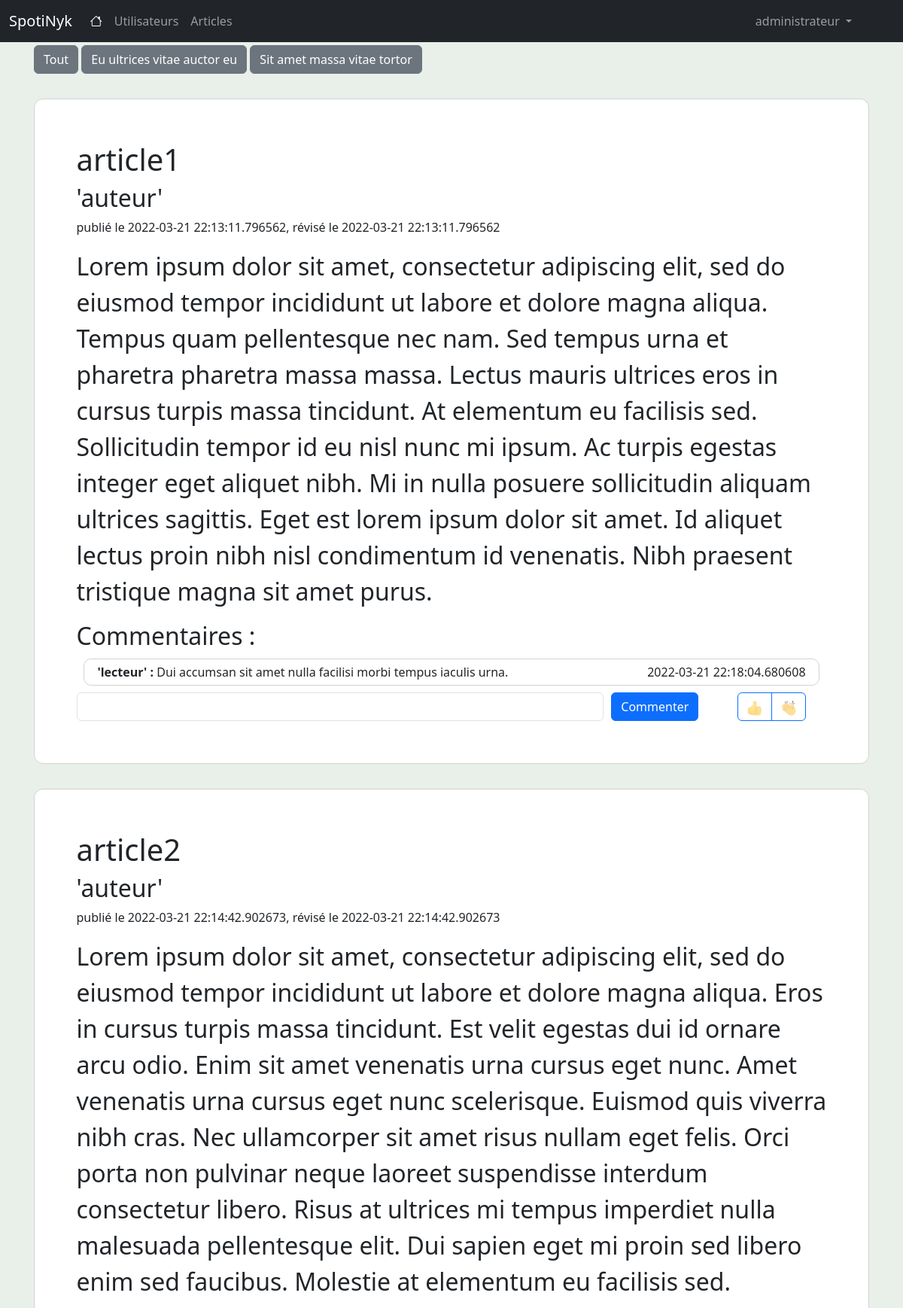
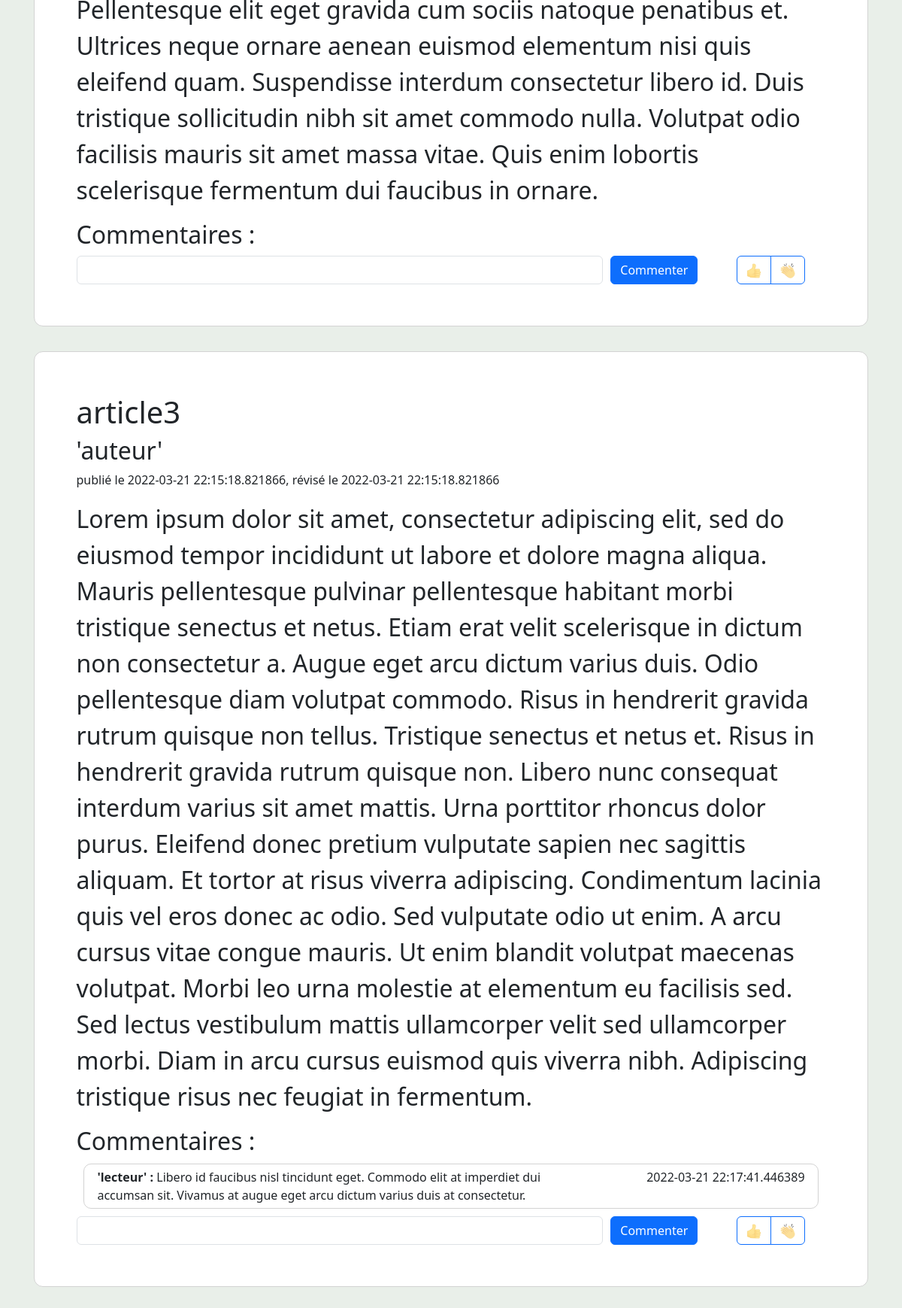
Page / (signed in) on the committed database (2 pictures, top to bottom).
### app/models/tables.py (models this page shows, shortened)
class Usagers(db.Model):
    id = db.Column(db.Integer, primary_key=True)
    username = db.Column(db.String(80), unique=True, nullable=False)
    email = db.Column(db.String(120), unique=True, nullable=False)
    password = db.Column(db.String(100), nullable=False)
    profil_id = db.Column(db.Integer, db.ForeignKey('profils.id'), nullable=False)
    def __repr__(self):
        return '%r' % self.username

class Balises(db.Model):
    id = db.Column(db.Integer, primary_key=True)
    description = db.Column(db.String(50), nullable=False)
    article_balise = db.relationship("ArticleBalise", back_populates="balise")

class Articles(db.Model):
    id = db.Column(db.Integer, primary_key=True)
    title = db.Column(db.String(80), nullable=False)
    text = db.Column(db.Text, nullable=False)
    date_publication = db.Column(db.DateTime, nullable=False, default=datetime.utcnow)
    date_revision = db.Column(db.DateTime, nullable=False, default=datetime.utcnow)
    usager_id = db.Column(db.Integer, db.ForeignKey('usagers.id'), nullable=False)
    statut = db.Column(db.Integer, nullable=False)
    usager = db.relationship('Usagers', backref=db.backref('articles', lazy=True))
    article_balise = db.relationship("ArticleBalise", back_populates="article")
    article_reaction = db.relationship("ArticleReaction", back_populates="article")

class ArticleBalise(db.Model):
    __tablename__ = 'Article-balise'
    id = db.Column(db.Integer, primary_key=True)
    article_id = db.Column(db.Integer, db.ForeignKey('articles.id'), nullable=False)
    balise_id = db.Column(db.Integer, db.ForeignKey('balises.id'), nullable=False)
    article = db.relationship("Articles", back_populates="article_balise")
    balise = db.relationship("Balises", back_populates="article_balise")

class Commentaires(db.Model):
    id = db.Column(db.Integer, primary_key=True)
    description = db.Column(db.String(80), nullable=False)
    article_id = db.Column(db.Integer, db.ForeignKey('articles.id'), nullable=False)
    usager_id = db.Column(db.Integer, db.ForeignKey('usagers.id'), nullable=False)
    date_publication = db.Column(db.DateTime, nullable=False, default=datetime.utcnow)
    usager = db.relationship('Usagers', backref=db.backref('commentaires', lazy=True))
    article = db.relationship('Articles', backref=db.backref('commentaires', lazy=True))

### app/controllers/default_controller.py (the view)
def index():
    articles = Articles.query.all()
    balises = Balises.query.all()
    commentaires = Commentaires.query.all()
    article_reaction = ArticleReaction.query.all()
    article_balise = ArticleBalise.query.all()
    balise = request.values.get('balise')
    if balise is None or balise =="":
        balise_id = None
    else :
        balise_id = int(balise)
    return render_template('index.html', articles=articles, commentaires=commentaires, article_reaction=article_reaction, article_balise=article_balise, balises=balises, balise_id=balise_id)

### app/ext/login.py (called while the page is built)
def init_app(app):
    lm.init_app(app)
    lm.login_view = 'default.login' #définir login_view : indiquer à Flask l'URL d'authentification des utilisateurs
    @lm.user_loader
    def load_usager(usager_id):
        return Usagers.query.get(usager_id)

### app/templates/index.html (shortened to what this page needs)
{% extends "base.html" %}
{% block content %}
    <form action="{{ url_for('default.index') }}" method="GET" enctype="multipart/form-data">
            <button type="submit" class="btn btn-secondary" name="balise">Tout</button>
        {% for balise in balises %}
            <button type="submit" class="btn btn-secondary" value="{{balise.id}}" name="balise">{{balise.description}}</button>
        {% endfor %}
    </form>
    {% for article in articles %}
        {% if article.statut == 1 %}
            {% for articleBalise in article_balise %}
                {% if articleBalise.article_id == article.id and (articleBalise.balise_id == balise_id or balise_id == None) %}
                    <div style="background-color: white; border-radius: 12px; border: 1px solid lightgray; margin: 3% auto; padding: 5%;">
                        <div>
                            <div class="row">
                                <div class="col">
                                    <h1>{{article.title}}</h1>
                                </div>
                                <div class="col text-end">
                                </div>
                            </div>
                            <h2>{{article.usager}}</h2>
                            <p>publié le {{article.date_publication}}, révisé le {{article.date_revision}}</p>
                            <p style="font-size: 2rem;">{{article.text}}</p>
                        </div>
                        <div>
                            <h2>Commentaires :</h2>
                            {% for commentaire in commentaires %}
                                {% if commentaire.article_id == article.id %}
                                    <div style="border: 1px solid lightgray; border-radius: 10px; margin: 1%; padding: 0.5%;" class="row">
                                        <div class="col-8"><strong>{{commentaire.usager}} : </strong>{{commentaire.description}}</div>
                                        <div class="col text-end">{{commentaire.date_publication}}</div>
                                    </div>
                                {% endif %}
                            {% endfor %}
                            <div class="row">
                                <div class="col-10">
                                    {% if current_user.is_authenticated %}
                                        <form action="{{ url_for('default.storeCommentaire') }}" method="POST" enctype="multipart/form-data">
                                            <div style="display: flex;">
                                                <input type="text" name="description" class="form-control" id="inputCommentaire" style="margin-right: 10px;">
                                                <button type="submit" class="btn btn-primary">Commenter</button>
                                            </div>
                                        </form>
                                </div>
                                <div class="col text-center">
                                        <form action="{{ url_for('default.storeReaction') }}" method="POST" enctype="multipart/form-data">
                                            <div class="btn-group">
                                                <button class="btn btn-outline-primary" type="submit" name="reaction_id" value="1"><img src="/static/like_vide.png" alt="aimer" style="width: 20px;"></button>
                                                <button class="btn btn-outline-primary" type="submit" name="reaction_id" value="2"><img alt="applaudir" style="width: 20px;" src="/static/bravo_vide.png"></button>
                                            </div>
                                        </form>
                                    {% endif %}
                                </div>
                            </div>
                        </div>
                    </div>
                {% endif %}
            {% endfor %}
        {% endif %}
    {% endfor %}
{% endblock %}

### app/templates/base.html (shortened to what this page needs)
<!doctype html>
<html lang="en" class="h-100">
    <head>
        {% block head %}
                {% block styles %}
                    {{ bootstrap.load_css() }}
                    <link rel="stylesheet" href="https://cdn.jsdelivr.net/npm/bootstrap-icons@1.8.1/font/bootstrap-icons.css">
                {% endblock %}
        {% endblock %}
    </head>
    <body class="d-flex flex-column h-100" style="background-color: #e9efe9">
        <header>
            <nav class="navbar navbar-expand-md navbar-dark fixed-top bg-dark">
                <div class="container-fluid">
                    <a class="navbar-brand" href="{{url_for('default.index')}}">SpotiNyk</a>
                    <div class="collapse navbar-collapse" id="navbarCollapse">
                        <ul class="navbar-nav me-auto mb-2 mb-md-0">
                            <li class="nav-item">
                                <a class="nav-link active" aria-current="page" href="{{url_for('default.index')}}"> <i class="bi bi-house"></i></a>
                            </li>
                            {% if current_user.profil_id == 1 %}
                            <li class="nav-item">
                                <a class="nav-link" href="{{url_for('admin.usagers')}}">Utilisateurs</a>
                            </li>
                            <li class="nav-item">
                                <a class="nav-link" href="{{url_for('admin.articles')}}">Articles</a>
                            </li>
                            {%endif%}
                        </ul>
                        <ul class="navbar-nav mr-auto me-5 ms-2 mb-md-0">
                            {% if current_user.is_authenticated %}
                            <li class="nav-item dropdown">
                                <a class="nav-link dropdown-toggle" href="#" id="navbarDropdown" role="button" data-bs-toggle="dropdown" aria-expanded="false">
                                  {{current_user.username}}
                                </a>
                            </li>
                            {%endif%}
                        </ul>
                    </div>
                </div>
            </nav>
        </header>
        <main class="flex-shrink-0">
            <div class="container">
                {% block content %}{% endblock %}
            </div>
        </main>
    </body>
</html>

### app/templates/base.html (style rules this page uses)
main > .container { padding: 60px 15px 0; }

### rows in the picture
Usagers: username "administrateur"
Balises: {{ balise.id }} 9 (drawn), description "Eu ultrices vitae auctor eu"
Balises: {{ balise.id }} 10 (drawn), description "Sit amet massa vitae tortor"
Articles: title "article1", date_publication "2022-03-21 22:13:11.796562", date_revision "2022-03-21 22:13:11.796562", text "Lorem ipsum dolor sit amet, consectetur adipiscing elit, sed do eiusmod tempor incididunt ut labore et dolore magna aliqua. Tempus quam pellentesque nec nam. Sed tempus urna et pharetra pharetra massa massa. Lectus mauris ultrices eros in cursus turpis massa tincidunt. At elementum eu facilisis sed. Sollicitudin tempor id eu nisl nunc mi ipsum. Ac turpis egestas integer eget aliquet nibh. Mi in nulla posuere sollicitudin aliquam ultrices sagittis. Eget est lorem ipsum dolor sit amet. Id aliquet lectus proin nibh nisl condimentum id venenatis. Nibh praesent tristique magna sit amet purus."
Usagers: usager "'auteur'"
Commentaires: usager "'lecteur'", description "Dui accumsan sit amet nulla facilisi morbi tempus iaculis urna.", date_publication "2022-03-21 22:18:04.680608"
Articles: title "article2", date_publication "2022-03-21 22:14:42.902673", date_revision "2022-03-21 22:14:42.902673", text "Lorem ipsum dolor sit amet, consectetur adipiscing elit, sed do eiusmod tempor incididunt ut labore et dolore magna aliqua. Eros in cursus turpis massa tincidunt. Est velit egestas dui id ornare arcu odio. Enim sit amet venenatis urna cursus eget nunc. Amet venenatis urna cursus eget nunc scelerisque. Euismod quis viverra nibh cras. Nec ullamcorper sit amet risus nullam eget felis. Orci porta non pulvinar neque laoreet suspendisse interdum consectetur libero. Risus at ultrices mi tempus imperdiet nulla malesuada pellentesque elit. Dui sapien eget mi proin sed libero enim sed faucibus. Molestie at elementum eu facilisis sed. Pellentesque elit eget gravida cum sociis natoque penatibus et.…"
Articles: title "article3", date_publication "2022-03-21 22:15:18.821866", date_revision "2022-03-21 22:15:18.821866", text "Lorem ipsum dolor sit amet, consectetur adipiscing elit, sed do eiusmod tempor incididunt ut labore et dolore magna aliqua. Mauris pellentesque pulvinar pellentesque habitant morbi tristique senectus et netus. Etiam erat velit scelerisque in dictum non consectetur a. Augue eget arcu dictum varius duis. Odio pellentesque diam volutpat commodo. Risus in hendrerit gravida rutrum quisque non tellus. Tristique senectus et netus et. Risus in hendrerit gravida rutrum quisque non. Libero nunc consequat interdum varius sit amet mattis. Urna porttitor rhoncus dolor purus. Eleifend donec pretium vulputate sapien nec sagittis aliquam. Et tortor at risus viverra adipiscing. Condimentum lacinia quis vel…"
Commentaires: usager "'lecteur'", description "Libero id faucibus nisl tincidunt eget. Commodo elit at imperdiet dui accumsan sit. Vivamus at augue eget arcu dictum varius duis at consectetur.", date_publication "2022-03-21 22:17:41.446389"
